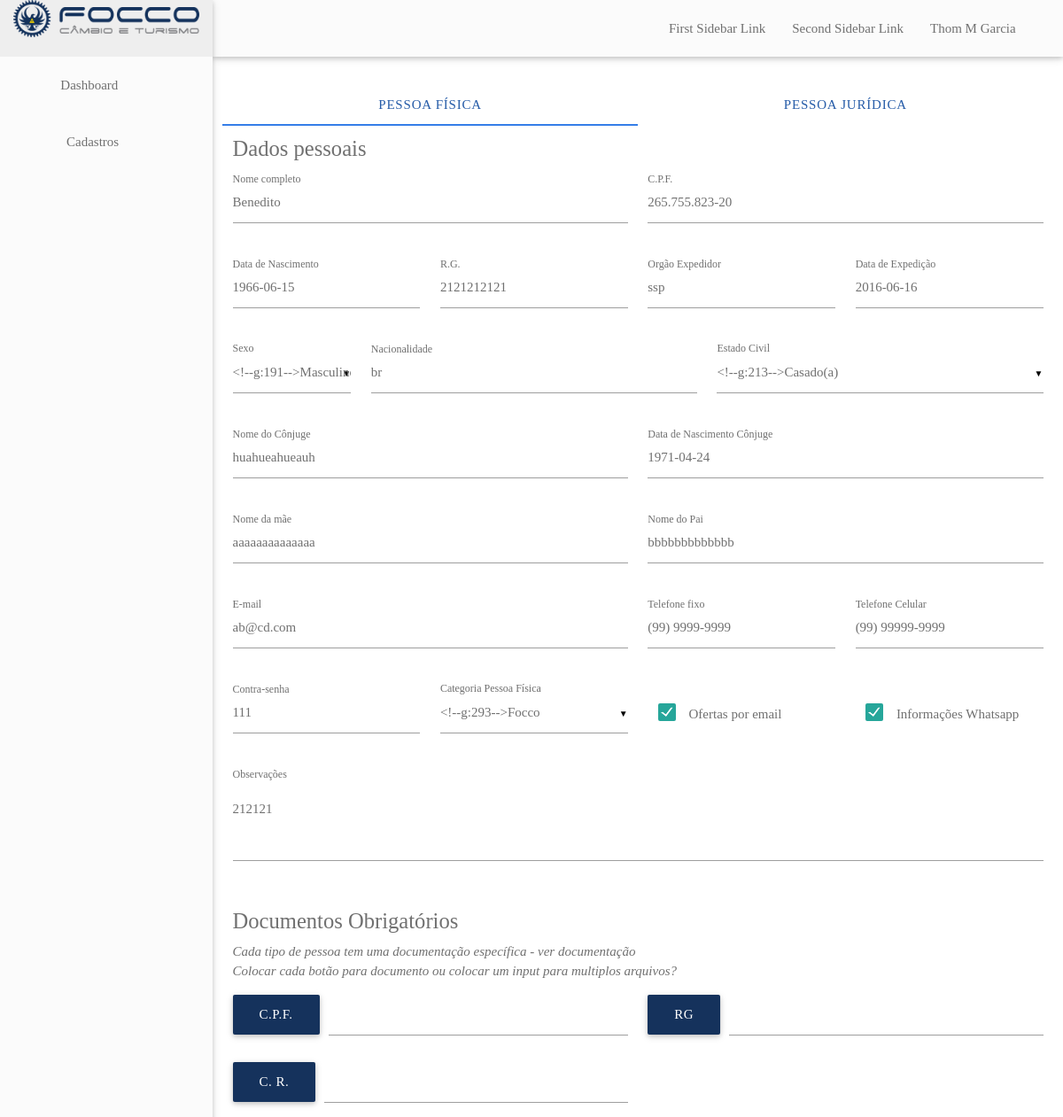
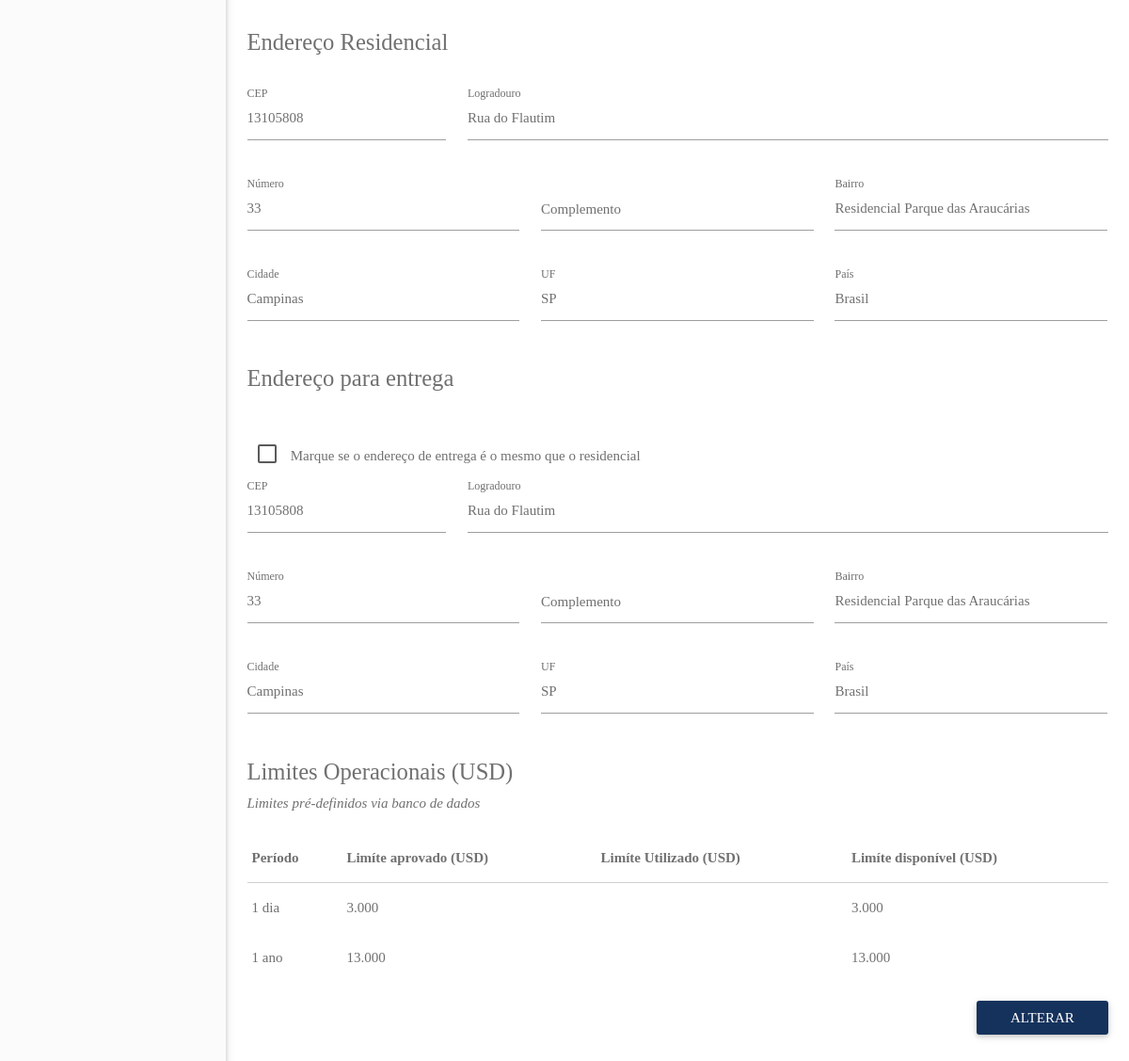
Page /dashboard/clientes/alterar?clienteId=11 (signed in) on the committed database (2 pictures, top to bottom).
### tables this page shows
CREATE TABLE IF NOT EXISTS `clientes` (
  `id` int(11) NOT NULL AUTO_INCREMENT,
  `categoria` int(11) DEFAULT NULL,
  `razaoSocial` varchar(255) DEFAULT NULL,
  `tipoPessoa` char(1) DEFAULT NULL,
  `cpfCnpj` varchar(14) DEFAULT NULL,
  `dataNascimentoAbertura` datetime DEFAULT NULL,
  `inscricaoMunicipal` varchar(50) DEFAULT NULL,
  `rgInscricaoEstadual` varchar(50) DEFAULT NULL,
  `rgOrgaoExpedidor` varchar(50) DEFAULT NULL,
  `rgDataExpedicao` datetime DEFAULT NULL,
  `sexo` char(1) DEFAULT NULL,
  `nacionalidade` varchar(100) DEFAULT NULL,
  `estadoCivil` int(11) DEFAULT NULL,
  `nomeConjuge` varchar(255) DEFAULT NULL,
  `dataNascimentoConjuge` datetime DEFAULT NULL,
  `nomeMae` varchar(255) DEFAULT NULL,
  `nomePai` varchar(255) DEFAULT NULL,
  `email` varchar(255) DEFAULT NULL,
  `telFixo` varchar(20) DEFAULT NULL,
  `telCelular` varchar(20) DEFAULT NULL,
  `contraSenha` varchar(255) DEFAULT NULL,
  `observacoes` varchar(1000) DEFAULT NULL,
  `ofertasPorEmail` bit(1) DEFAULT NULL,
  `infoWhatsapp` bit(1) DEFAULT NULL,
  `dataCadastro` datetime DEFAULT NULL,
  `dataModificacao` datetime DEFAULT NULL,
  PRIMARY KEY (`id`)
);

CREATE TABLE IF NOT EXISTS `enderecoscliente` (
  `id` int(11) NOT NULL AUTO_INCREMENT,
  `clienteId` int(11) DEFAULT NULL,
  `tipo` int(11) DEFAULT NULL,
  `cep` varchar(50) DEFAULT NULL,
  `endereco` varchar(255) DEFAULT NULL,
  `numero` varchar(20) DEFAULT NULL,
  `complemento` varchar(100) DEFAULT NULL,
  `bairro` varchar(100) DEFAULT NULL,
  `municipioId` int(11) DEFAULT NULL,
  `estadoId` int(11) DEFAULT NULL,
  `paisId` int(11) DEFAULT NULL,
  `cidade` varchar(100) DEFAULT NULL,
  `estado` varchar(100) DEFAULT NULL,
  `pais` varchar(100) DEFAULT NULL,
  PRIMARY KEY (`id`),
  KEY `clienteId` (`clienteId`)
);

### dashboard/clientes/alterar.php (the view, shortened to what the rows shown need)
<?php
include "../core/database.php";
include "../includes/header.php";
$sql_query = sprintf("SELECT * FROM clientes WHERE id = %s", $_GET['clienteId']);
$result = mysqli_query($conn, $sql_query);
$rows = array();
while($row = mysqli_fetch_array($result)) $rows[] = $row;
foreach($rows as $r){
  $nome = $r['razaoSocial'];
  $cpfCnpj = $r['cpfCnpj'];
  $rgInscricaoEstadual = $r['rgInscricaoEstadual'];
  $rgOrgaoExpedidor = $r['rgOrgaoExpedidor'];
  $nacionalidade = $r['nacionalidade'];
  $estadoCivil = $r['estadoCivil'];
  $nomeConjuge = $r['nomeConjuge'];
  $nomeMae = $r['nomeMae'];
  $nomePai = $r['nomePai'];
  $email = $r['email'];
  $telFixo = $r['telFixo'];
  $telCelular = $r['telCelular'];
  $contraSenha = $r['contraSenha'];
  $observacoes = $r['observacoes'];
}
?>
<main>
  <div class="row">
    <div id="div-pf" class="col s12">
      <form action="alterarPost.php" method="POST" class="form-group form-alterar-cliente" id="form-alterar-cliente-pf" enctype="multipart/form-data">
        <div class="row">
          <div class="row">
            <div class="input-field col s6">
              <input id="razaoSocial" name="razaoSocial" type="text" required value= <?php echo $nome ?> />
              <label for="razaoSocial">Nome completo</label>
            </div>
            <div class="input-field col s6">
              <input id="cpfCnpj" name="cpfCnpj" type="text" pattern="\d{3}\.\d{3}\.\d{3}-\d{2}" required value= <?php echo $cpfCnpj ?> />
              <label for="cpfCnpj">C.P.F.</label>
            </div>
          </div>
          <div class="row">
            <div class="input-field col s3">
              <input id="rg" name="rg" type="text" required value= <?php echo $rgInscricaoEstadual ?> />
              <label for="rg">R.G.</label>
            </div>
            <div class="input-field col s3">
              <input id="rgOrgaoExpedidor" name="rgOrgaoExpedidor" type="text" required value= <?php echo $rgOrgaoExpedidor ?> />
              <label for="rgOrgaoExpedidor">Orgão Expedidor</label>
            </div>
          </div>
          <div class="row">
            <div class="input-field col s5">
              <input id="nacionalidade" name="nacionalidade" type="text" required value= <?php echo $nacionalidade ?> >
              <label for="nacionalidade">Nacionalidade</label>
            </div>
          </div>
          <div class="row">
            <div class="dados-conjuge" <?php echo ($estadoCivil != '2' ? "style='display: none;'" : "") ?>>
              <div class="input-field col s6">
                <input id="nomeConjuge" name="nomeConjuge" type="text" value= <?php echo $nomeConjuge ?> >
                <label for="nomeConjuge">Nome do Cônjuge</label>
              </div>
            </div>
          </div>
          <div class="row">
            <div class="input-field col s6">
              <input id="nomeMae" name="nomeMae" type="text" required value='<?php echo $nomeMae ?>'>
              <label for="nomeMae">Nome da mãe</label>
            </div>
            <div class="input-field col s6">
              <input id="nomePai" name="nomePai" type="text" required value='<?php echo $nomePai ?>'>
              <label for="nomePai">Nome do Pai</label>
            </div>
          </div>
          <div class="row">
            <div class="input-field col s6">
              <input id="email" name="email" type="email" required value='<?php echo $email ?>'>
              <label for="email">E-mail</label>
            </div>
            <div class="input-field col s3">
              <input id="telFixo" name="telFixo" class="telefone" required pattern="^\([1-9]{2}\) [2-9][0-9]{3,4}\-[0-9]{4}$" type="tel" value='<?php echo $telFixo ?>'>
              <label for="telFixo">Telefone fixo</label>
            </div>
            <div class="input-field col s3">
              <input id="telCelular" name="telCelular" class="telefone" required pattern="^\([1-9]{2}\) [2-9][0-9]{3,4}\-[0-9]{4}$" type="tel" value='<?php echo $telCelular ?>' >
              <label for="telCelular">Telefone Celular</label>
            </div>
          </div>
          <div class="row">
            <div class="input-field col s3">
              <input id="contraSenha" name="contraSenha" type="text" value= <?php echo $contraSenha ?>>
              <label for="contraSenha">Contra-senha</label>
            </div>
          </div>
          <div class="row">
            <div class="input-field col s12">
              <textarea id="observacoes" name="observacoes" class="materialize-textarea" length="120"><?php echo $observacoes; ?></textarea>
              <label for="observacoes">Observações</label>
            </div>
          </div>
          <?php
            $sql_query = sprintf("SELECT * FROM enderecoscliente WHERE clienteId = %s and tipo = %s", $_GET['clienteId'], 1);
            $result = mysqli_query($conn, $sql_query);
            $rows = array();
            while($row = mysqli_fetch_array($result)) $rows[] = $row;
            $cep = "";
            $endereco = "";
            $numero = "";
            $bairro = "";
            $cidade = "";
            $estado = "";
            $pais = "";
            foreach($rows as $r){
              $cep = $r['cep'];
              $endereco = $r['endereco'];
              $numero = $r['numero'];
              $bairro = $r['bairro'];
              $cidade = $r['cidade'];
              $estado = $r['estado'];
              $pais = $r['pais'];
            }
          ?>
         <div class="row">
          <div class="input-field col s3">
            <input id="cep-residencial" name="cep-residencial" type="text" required value='<?php echo $cep ?>' >
            <label for="cep-residencial">CEP</label>
          </div>
          <div class="input-field col s9">
            <input id="logradouro-residencial" name="logradouro-residencial" type="text" required value='<?php echo $endereco ?>' >
            <label for="logradouro-residencial">Logradouro</label>
          </div>
        </div>
        <div class="row">
          <div class="input-field col s4">
            <input id="numero-residencial" name="numero-residencial" type="text" required value='<?php echo $numero ?>'>
            <label for="numero-residencial">Número</label>
          </div>
          <div class="input-field col s4">
            <input id="bairro-residencial" name="bairro-residencial" type="text" required value='<?php echo $bairro ?>'>
            <label for="bairro-residencial">Bairro</label>
          </div>
        </div>
        <div class="row">
          <div class="input-field col s4">
            <input id="cidade-residencial" name="cidade-residencial" type="text" required value='<?php echo $cidade ?>'>
            <label for="cidade-residencial">Cidade</label>
          </div>
          <div class="input-field col s4" >
            <input id="UF-residencial" name="UF-residencial" type="text" required value='<?php echo $estado ?>'>
            <label for="UF-residencial">UF</label>
          </div>
          <div class="input-field col s4">
            <input id="pais-residencial" name="pais-residencial" type="text" required value='<?php echo $pais ?>'>
            <label for="pais-residencial">País</label>
          </div>
        </div>
        <?php
          $sql_query = sprintf("SELECT * FROM enderecoscliente WHERE clienteId = %s and tipo = %s", $_GET['clienteId'], 2);
          $result = mysqli_query($conn, $sql_query);
          $rows = array();
          while($row = mysqli_fetch_array($result)) $rows[] = $row;
          foreach($rows as $r){
            $cep = $r['cep'];
            $endereco = $r['endereco'];
            $numero = $r['numero'];
            $bairro = $r['bairro'];
            $cidade = $r['cidade'];
            $estado = $r['estado'];
            $pais = $r['pais'];
          }
        ?>
       <div id="div-endereco-entrega">
         <div class="row">
          <div class="input-field col s3">
            <input id="cep-entrega" name="cep-entrega" type="text" value='<?php echo $cep ?>'>
            <label for="cep-entrega">CEP</label>
          </div>
          <div class="input-field col s9">
            <input id="logradouro-entrega" name="logradouro-entrega" type="text" value='<?php echo $endereco ?>'>
            <label for="logradouro-entrega">Logradouro</label>
          </div>
        </div>
        <div class="row">
          <div class="input-field col s4">
            <input id="numero-entrega" name="numero-entrega" type="text" value='<?php echo $numero ?>'>
            <label for="numero-entrega">Número</label>
          </div>
          <div class="input-field col s4">
            <input id="bairro-entrega" name="bairro-entrega" type="text" value='<?php echo $bairro ?>'>
            <label for="bairro-entrega">Bairro</label>
          </div>
        </div>
        <div class="row">
          <div class="input-field col s4">
            <input id="cidade-entrega" name="cidade-entrega" type="text" value='<?php echo $cidade ?>'>
            <label for="cidade-entrega">Cidade</label>
          </div>
          <div class="input-field col s4">
            <input id="UF-entrega" name="UF-entrega" type="text" value='<?php echo $estado ?>'>
            <label for="UF-entrega">UF</label>
          </div>
          <div class="input-field col s4">
            <input id="pais-entrega" name="pais-entrega" type="text" value='<?php echo $pais ?>'>
            <label for="pais-entrega">País</label>
          </div>
        </div>
      </div>
     <div class="row">
       <div class="col s12">
         <table class="highlight responsive-table">
           <thead>
             <tr>
               <th>Período</th>
               <th>Limíte aprovado (USD)</th>
               <th>Limíte Utilizado (USD)</th>
               <th>Limíte disponível (USD)</th>
             </tr>
           </thead>
         </table>
       </div>
     </div>
  </div>
</form>
</div>
</div>
</main>
<?php
include "../includes/footer.php";
?>

### rows in the picture
clientes: razaoSocial "Benedito", cpfCnpj "265.755.823-20", rg "2121212121", rgOrgaoExpedidor "ssp", nacionalidade "br", nomeConjuge "huahueahueauh", nomeMae "aaaaaaaaaaaaaa", nomePai "bbbbbbbbbbbbb", email "ab@cd.com", telFixo "(99) 9999-9999", telCelular "(99) 99999-9999", contraSenha "111", observacoes "212121"
enderecoscliente: cep-residencial "13105808", logradouro-residencial "Rua do Flautim", numero-residencial "33", bairro-residencial "Residencial Parque das Araucárias", cidade-residencial "Campinas", UF-residencial "SP", pais-residencial "Brasil"
enderecoscliente: cep-entrega "13105808", logradouro-entrega "Rua do Flautim", numero-entrega "33", bairro-entrega "Residencial Parque das Araucárias", cidade-entrega "Campinas", UF-entrega "SP", pais-entrega "Brasil"

### other values in the picture
$_SESSION['currentUser']['nome'] "Thom M Garcia"
